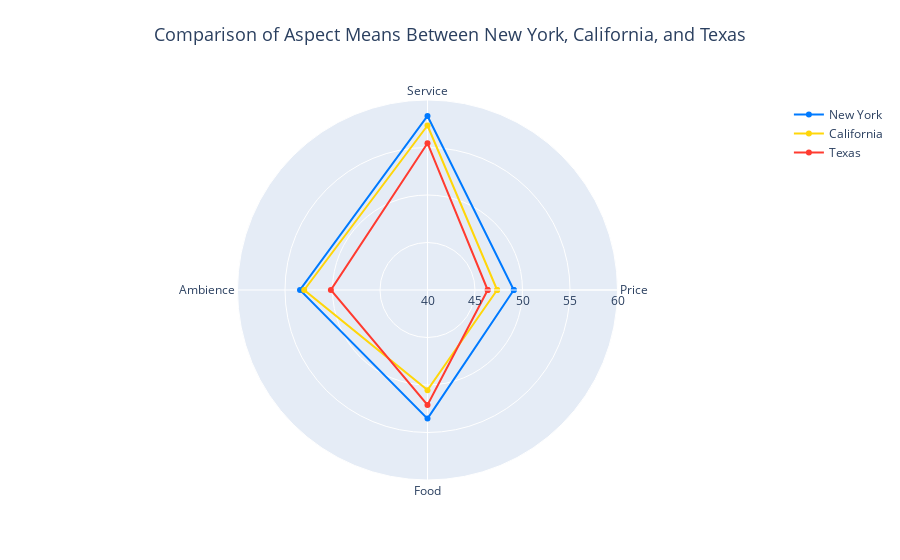

Notebook code for this chart:
### Code cell
aspects = ['Price', 'Service', 'Ambience', 'Food']

fig = go.Figure()

new_york_row = mean_df.loc[mean_df['State'] == 'New York']
new_york_r = new_york_row[['Price', 'Service', 'Ambience', 'Food']].values.tolist()[0]
new_york_r.append(new_york_r[0])

# New York
fig.add_trace(go.Scatterpolar(
      r=new_york_r,
      theta=aspects + [aspects[0]],
      name='New York',
      line=dict(color='#007AFF') # Blue
))

texas_row = mean_df.loc[mean_df['State'] == 'Texas']
texas_r = texas_row[['Price', 'Service', 'Ambience', 'Food']].values.tolist()[0]
texas_r.append(texas_r[0])

california_row = mean_df.loc[mean_df['State'] == 'California']
california_r = california_row[['Price', 'Service', 'Ambience', 'Food']].values.tolist()[0]
california_r.append(california_r[0])

# California
fig.add_trace(go.Scatterpolar(
      r=california_r,
      theta=aspects + [aspects[0]],
      name='California',
      line=dict(color='#FFD60A') # Yellow
))

# Texas
fig.add_trace(go.Scatterpolar(
      r=texas_r,
      theta=aspects + [aspects[0]],
      name='Texas',
      line=dict(color='#FF3B30') # Red
))

# Update radial axis range
fig.update_layout(
    polar=dict(
        radialaxis=dict(
            visible=True,
            range=[40, 60])
    ),
    title=dict(
        text='Comparison of Aspect Means Between New York, California, and Texas',
        font=dict(size=18),
        x=0.5,
        y=0.95
    )
)

fig.write_image('../imgs/radar_chart.png', scale=3)
fig.show()

### Figure 1 — Plotly figure (JSON) as saved in the notebook; plotly's stock layout.template omitted (floating-point values rounded to 4 significant figures)
{"data": [{"line": {"color": "#007AFF"}, "name": "New York", "r": [49.08, 58.32, 53.42, 53.54, 49.08], "theta": ["Price", "Service", "Ambience", "Food", "Price"], "type": "scatterpolar"}, {"line": {"color": "#FFD60A"}, "name": "California", "r": [47.33, 57.32, 52.98, 50.54, 47.33], "theta": ["Price", "Service", "Ambience", "Food", "Price"], "type": "scatterpolar"}, {"line": {"color": "#FF3B30"}, "name": "Texas", "r": [46.34, 55.45, 50.17, 52.1, 46.34], "theta": ["Price", "Service", "Ambience", "Food", "Price"], "type": "scatterpolar"}], "layout": {"polar": {"radialaxis": {"range": [40, 60], "visible": true}}, "title": {"font": {"size": 18}, "text": "Comparison of Aspect Means Between New York, California, and Texas", "x": 0.5, "y": 0.95}}}
